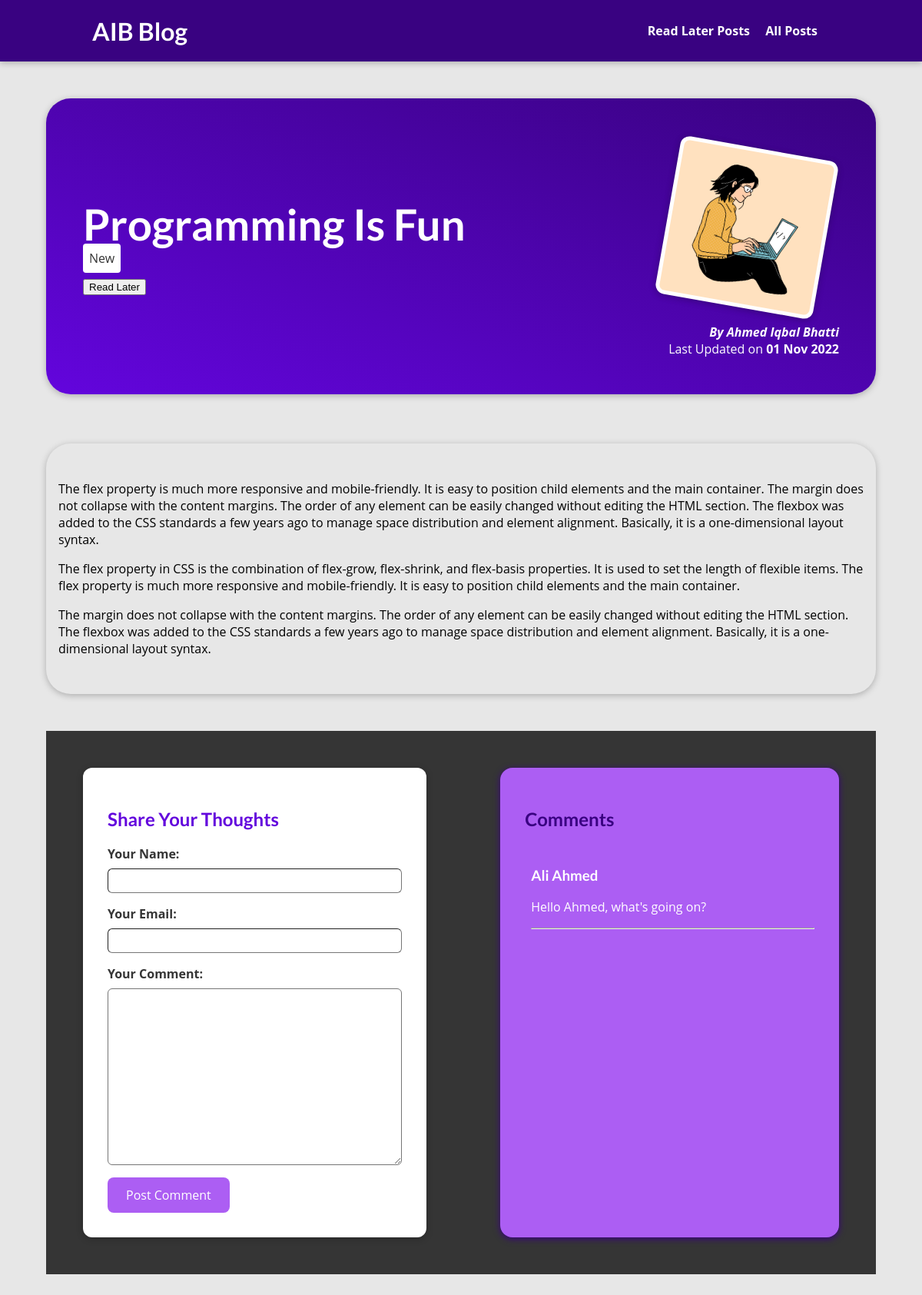
Page /posts/programming-is-fun on the committed database.
### blog/models.py (models this page shows, shortened)
class Post(models.Model):
    title = models.CharField(max_length=150)
    excerpt = models.CharField(max_length=200)
    image = models.ImageField(upload_to="posts", null=True)
    date = models.DateField(auto_now=True)
    slug = models.SlugField(default="", null=False, unique=True, db_index=True)
    content = models.TextField(default="", null=False, validators=[MinLengthValidator(150)])
    author = models.ForeignKey(Author, on_delete=models.SET_NULL, null=True, related_name='posts')
    tags = models.ManyToManyField(Tag)

class Tag(models.Model):
    captions = models.CharField(max_length=50)

class Author(models.Model):
    firstName = models.CharField(max_length=80)
    lastName = models.CharField(max_length=80)
    emailAddress = models.EmailField()
    def author_name(self):
        return f'{self.firstName} {self.lastName}'
    def __str__(self):
        return self.author_name()

class Comments(models.Model):
    user_name = models.CharField(max_length=120)
    user_email = models.EmailField()
    comment = models.TextField(max_length=500)
    post = models.ForeignKey(Post, on_delete=models.CASCADE, related_name="comments")

### blog/views.py (the view)
# urls.py: path("posts/<slug:slug>", PostDetailView.as_view(), name="post-detail-page"),
class PostDetailView(View):
    template_name = 'blog/post-detail.html'
    model = Post
    def get(self, request, slug):
        post = Post.objects.get(slug=slug)
        context = {
            "post": post,
            "post_tags": post.tags.all(),
            "comment_form": CommentForm(),
            "comments": post.comments.all(),
            "comment_count": post.comments.all().count(),
        }
        return render(request, 'blog/post-detail.html', context)
    def post(self, request, slug):
        comment_form = CommentForm(request.POST)
        post = Post.objects.get(slug=slug)
        context = {
            "post": post,
            "post_tags": post.tags.all(),
            "comment_form": CommentForm(),
        }
        if comment_form.is_valid():
            comment = comment_form.save(commit=False)
            comment.post = post
            comment.save()
            return HttpResponseRedirect(reverse("post-detail-page", args=[slug]))
        post = Post.objects.get(slug=slug)
        context = {
            "post": post,
            "post_tags": post.tags.all(),
            "comment_form": CommentForm(),
        }
        return render(request, 'blog/post-detail.html', context)

### blog/forms.py
class CommentForm(forms.ModelForm):
    class Meta:
        model = Comments
        exclude = ["post"]
        labels = {
            "user_name": "Your Name",
            "user_email": "Your Email",
            "comment":"Your Comment",
        }

### blog/templates/blog/post-detail.html (shortened to what this page needs)
{% extends 'base.html' %}
{% load static %}
{% block css_files %}
    <link rel="stylesheet" href="{% static 'blog/all-posts.css' %}">
    <link rel="stylesheet" href="{% static 'blog/post-detail.css' %}">
{% endblock %}
{% block content %}
    <section id="summary">
        <div class="title-tags">
            <h2>{{ post.title|title }}</h2>
            <div class="tag">
                {% for tag in post_tags %}
                    <span>{{ tag.captions.capitalize }}</span>
                {% endfor %}
            </div>
            <div id="read-later">
                <form action="{% url "read-later" %}" method="post">
                    <button class="button">Read Later</button>
                </form>
            </div>
        </div>
        <article>
            <img src="{{ post.image.url }}" alt="{{ post.title|title }}">
            <address>By <a href="mailto:{{ post.author.emailAddress }}">
                {{ post.author|title }}</a></address>
            <div>
                Last Updated on
                <time> {{ post.date|date:"d M Y" }}</time>
            </div>
        </article>
    </section>
    <main>
        {{ post.content|linebreaks }}
    </main>
    <section id="comments">
        <div class="comments-area">
            <h2>Comments</h2>
            <ul>
                {% for comment in comments %}
                    <li>
                        <h3 class="comment-area-username">{{ comment.user_name }} </h3>
                        <p class="comment-area-comment">{{ comment.comment }}</p>
                        <hr>
                    </li>
                {% endfor %}
            </ul>
        </div>
        <div class="comment-form">
            <h2>Share Your Thoughts</h2>
            <form method="post" action="{% url "post-detail-page" post.slug %}">
                {% for form_field in comment_form %}
                    <div class="form-control {% if form_field.errors %}invalid{% endif %}">
                        {{ form_field.label_tag }}
                        {{ form_field }}
                    </div>
                {% endfor %}
                <button class="form-button">Post Comment</button>
            </form>
        </div>
    </section>
{% endblock %}

### static/app.css (style rules this page uses)
* { box-sizing: border-box; }
html { font-family: 'Open Sans', 'Lato', sans-serif; }
body { margin: 0; }
h1, h2, h3 { font-family: 'Lato', sans-serif; font-weight: bold; }

### blog/static/blog/all-posts.css (style rules this page uses)
body { background-color: #e7e7e7; }

### blog/static/blog/post-detail.css (style rules this page uses)
#summary { background: linear-gradient(to right top, #6305dd, #390281); width: 90%; border-radius: 2rem; box-shadow: 0 2px 8px rgba(0, 0, 0, 0.25);; display: flex; justify-content: space-between; margin: 8rem auto 4rem auto; padding: 2rem 1rem; }
#summary h2 { align-self: center; color: white; font-size: 3.5rem; }
#summary .title-tags { display: flex; flex-direction: column; align-items: flex-start; padding: 2rem; margin-top: auto; margin-bottom: auto; }
#summary .title-tags h2 { display: flex; margin: 0; }
#summary .button { margin-top: 1rem; }
#summary span { background-color: white; padding: 0.5rem; color: #353535; border-radius: 0.25rem; }
#summary article { margin: 1rem 2rem; text-align: right; }
#summary img { width: 13rem; height: 13rem; object-fit: cover; object-position: left; border: 5px solid white; border-radius: 12px; background-color: #ffe1bf; transform: rotateZ(10deg); box-shadow: 0 2px 8px rgba(0, 0, 0, 0.25); margin: 1rem; }
#summary address, time { font-weight: bold; color: white; }
#summary address { font-style: italic; }
#summary a { color: white; text-decoration: none; }
#summary div { color: white; }
main { width: 90%; border-radius: 2rem; margin: auto; padding: 2rem 1rem; box-shadow: 0 2px 8px rgba(0, 0, 0, 0.25); }
#comments { width: 90%; margin: 3rem auto; display: flex; flex-direction: row-reverse; background-color: #353535; justify-content: space-between; }
.comment-form { width: 50%; margin: 3rem; border-radius: 12px; background-color: white; box-shadow: 0 2px 8px rgba(0, 0, 0, 0.25); padding: 2rem; }
.comment-form h2 { color: #6305dd; }
.form-control { margin-bottom: 1rem; }
.form-control label { font-weight: bold; margin-bottom: 0.5rem; display: block; color: #353535; }
.form-control input, .form-control textarea { display: block; width: 100%; font: inherit; padding: 0.25rem; border-radius: 6px; border-width: 1px; }
.form-button { font: inherit; background-color: #ac5ef3; color: white; padding: 0.75rem 1.5rem; border-radius: 0.5rem; border: #390281; cursor: pointer; }
.comments-area { width: 50%; margin: 3rem; background-color: #ac5ef3; box-shadow: 0 2px 8px #390281; color: white; padding: 2rem 2rem 2rem 0; border-radius: 1rem; }
.comments-area li { list-style: none; }
.comments-area h2 { padding-left: 2rem; margin-bottom: 3rem; color: #390281; }
.comments-area p { display: flex; flex-wrap: wrap; }

### rows in the picture
Post: title "Programming Is Fun", image (picture), author "Ahmed Iqbal Bhatti", date "01 Nov 2022", content "The flex property is much more responsive and mobile-friendly. It is easy to position child elements and the main container. The margin does not collapse with the content margins. The order of any element can be easily changed without editing the HTML section. The flexbox was added to the CSS standards a few years ago to manage space distribution and element alignment. Basically, it is a one-dimensional layout syntax. The flex property in CSS is the combination of flex-grow, flex-shrink, and flex-basis properties. It is used to set the length of flexible items. The flex property is much more responsive and mobile-friendly. It is easy to position child elements and the main container. The…"
Tag: captions "New"
Comments: user_name "Ali Ahmed", comment "Hello Ahmed, what's going on?"
